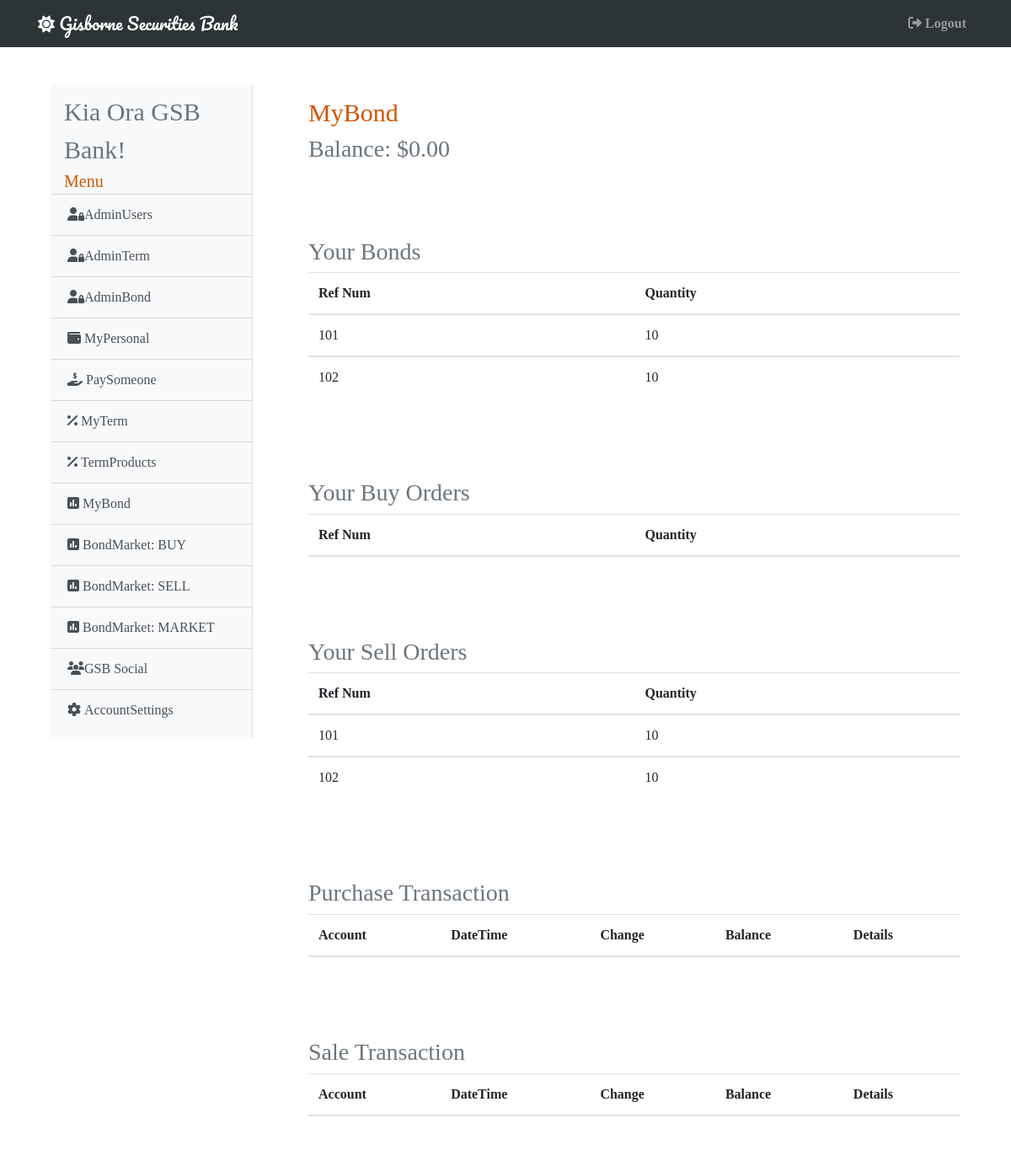
Screenshot of /mybond (signed in) with the database file from the repository.
### gsb/models.py (models this page shows, shortened)
class User(db.Model, UserMixin):
    id = db.Column(db.Integer, primary_key=True)
    username = db.Column(db.String(20), unique=True, nullable=False)
    email = db.Column(db.String(120), unique=True, nullable=False)
    password = db.Column(db.String(60), nullable=False)
    account = db.Column(db.BigInteger, unique=True, nullable=False)
    cash = db.Column(db.Numeric(20, 2), nullable=False)
    admin =  db.Column(db.Boolean, default=False, nullable=False)
    active =  db.Column(db.Boolean, default=False, nullable=False)
    market =  db.Column(db.Boolean, default=False, nullable=False)
    image = db.Column(db.Integer, default=1, nullable=False)
    inbox = db.Column(db.Integer, default=0, nullable=False)
    term = db.Column(db.Numeric(20, 2), nullable=False)
    bond = db.Column(db.Numeric(20, 2), nullable=False)
    total = db.Column(db.Numeric(20, 2), nullable=False)
    terms = db.relationship('Term', secondary="terms")
    bonds = db.relationship('Bond', secondary="bonds")
    buys = db.relationship('Bond', secondary="buys")
    sells = db.relationship('Bond', secondary="sells")
    receives = db.relationship('Receives', lazy='dynamic', backref='receiver')
    sends = db.relationship('Sends', lazy='dynamic', backref='sender')
    posts = db.relationship('Statuses', lazy='dynamic', backref='poster')
    messages = db.relationship('Messages', lazy='dynamic', backref='messager')

class Bonds(db.Model):
    __tablename__ = 'bonds'
    __table_args__ = {'extend_existing': True}
    user_id = db.Column(db.Integer, db.ForeignKey('user.id'), primary_key=True)
    bond_id = db.Column(db.Integer, db.ForeignKey('bond.id'), primary_key=True)
    quantity = db.Column(db.Integer, nullable=False)
    timestamp = db.Column(db.DateTime, nullable=False,
        default=datetime.now())
    owner = db.relationship("User", backref="bond_owner")
    bond = db.relationship("Bond", backref="bond")

class Sells(db.Model):
    __tablename__ = 'sells'
    __table_args__ = {'extend_existing': True}
    user_id = db.Column(db.Integer, db.ForeignKey('user.id'), primary_key=True)
    bond_id = db.Column(db.Integer, db.ForeignKey('bond.id'), primary_key=True)
    quantity = db.Column(db.Integer, nullable=False)
    offer = db.Column(db.Numeric(6, 2), nullable=False)
    rate = db.Column(db.Numeric(4, 2), nullable=True)
    yd = db.Column(db.Numeric(4, 4), nullable=False)
    seller = db.relationship("User", backref="seller")
    bond = db.relationship("Bond", backref="bond_sell")

### gsb/bond/routes.py (the view)
@bond.route('/mybond', methods=['GET'])
@login_required
def my_bond():
    user = current_user.id
    personal = User.query.filter_by(id=user).first_or_404()
    bonds = Bonds.query.filter_by(user_id=user).all()
    sends = Sends.query.filter_by(sender_id=user, b_transaction=True).order_by(Sends.timestamp.desc()).all()
    receives = Receives.query.filter_by(receiver_id=user, b_transaction=True).order_by(Receives.timestamp.desc()).all()
    buys = Buys.query.filter_by(user_id=user).order_by(Buys.bond_id).all()
    sells = Sells.query.filter_by(user_id=user).order_by(Sells.bond_id).all()
    if current_user.admin == True:
        sends = Sends.query.filter_by(b_transaction=True).order_by(Sends.timestamp.desc()).all()
        receives = Receives.query.filter_by(b_transaction=True).order_by(Receives.timestamp.desc()).all()
    return render_template('bonds/my_bond.html', title='MyBond', personal=personal, sends=sends, receives=receives, bonds=bonds, buys=buys, sells=sells)

### gsb/models.py (called while the page is built)
@login_manager.user_loader
def load_user(user_id):
    return User.query.get(int(user_id))

### gsb/templates/bonds/my_bond.html (shortened to what this page needs)
{% extends 'base.html' %}
{% block content %}
    <div class="card-body shadow-lg p-3 mb-5 bg-white rounded">
        <h1 style="font-size: 30px; color: #d35400;">MyBond</h1>
        <h3 class="text-muted">Balance: ${{ personal.bond }}</h3>
    </div>
    <div class="card-body shadow-lg p-3 mb-5 bg-white rounded" style="max-height: 500px; overflow: scroll;">
      <h3 class="text-muted">Your Bonds</h3>
        <table class="table">
          <thead>
            <tr>
              <th scope="col">Ref Num</th>
              <th scope="col">Quantity</th>
            </tr>
            {% for bond in bonds %}
          </thead>
          <tbody>
            <tr>
              <td scope="row">{{ bond.bond_id+100 }}</td>
              <td>{{ bond.quantity }}</td>
            </tr>
            {% endfor %}
          </tbody>
        </table>
    </div>
    <div class="card-body shadow-lg p-3 mb-5 bg-white rounded" style="max-height: 500px; overflow: scroll;">
      <h3 class="text-muted">Your Buy Orders</h3>
        <table class="table">
          <thead>
            <tr>
              <th scope="col">Ref Num</th>
              <th scope="col">Quantity</th>
            </tr>
        </table>
    </div>
    <div class="card-body shadow-lg p-3 mb-5 bg-white rounded" style="max-height: 500px; overflow: scroll;">
      <h3 class="text-muted">Your Sell Orders</h3>
        <table class="table">
          <thead>
            <tr>
              <th scope="col">Ref Num</th>
              <th scope="col">Quantity</th>
            </tr>
            {% for sell in sells %}
          </thead>
          <tbody>
            <tr>
              <td scope="row">{{ sell.bond_id+100 }}</td>
              <td>{{ sell.quantity }}</td>
            </tr>
            {% endfor %}
          </tbody>
        </table>
    </div>
    <div class="card-body shadow-lg p-3 mb-5 bg-white rounded" style="max-height: 500px; overflow: scroll;">
      <h3 class="text-muted">Purchase Transaction</h3>
        <table class="table">
          <thead>
            <tr>
              <th scope="col">Account</th>
              <th scope="col">DateTime</th>
              <th scope="col">Change</th>
              <th scope="col">Balance</th>
              <th scope="col">Details</th>
            </tr>
        </table>
    </div>
    <div class="card-body shadow-lg p-3 mb-5 bg-white rounded" style="max-height: 500px; overflow: scroll;">
      <h3 class="text-muted">Sale Transaction</h3>
        <table class="table">
          <thead>
            <tr>
              <th scope="col">Account</th>
              <th scope="col">DateTime</th>
              <th scope="col">Change</th>
              <th scope="col">Balance</th>
              <th scope="col">Details</th>
            </tr>
        </table>
    </div>
{% endblock %}

### gsb/templates/base.html (shortened to what this page needs)
<!DOCTYPE html>
<html>
<head>
    <link rel="stylesheet" href="https://maxcdn.bootstrapcdn.com/bootstrap/4.0.0/css/bootstrap.min.css">
</head>
{% if current_user.image == 1 %}
  <body style="background-image: url('https://upload.wikimedia.org/wikipedia/commons/4/4f/Gisborne_NZ_Sunrise_Waikanae_Beach.jpg');
              background-size: cover; font-family: 'Noto+Serif+SC', 'sans-serif';">
{% elif current_user.image == 2 %}
  <body style="background-image: url('https://upload.wikimedia.org/wikipedia/commons/f/fc/Gladstone_Road_in_Gisborne_02.jpg');
              background-size: cover; font-family: 'Noto+Serif+SC', 'sans-serif';">
{% elif current_user.image == 3 %}
  <body style="background-image: url('https://upload.wikimedia.org/wikipedia/commons/c/cb/Railway_Bridge_over_Turanganui_River%2C_Gisborne.jpg');
              background-size: cover; font-family: 'Noto+Serif+SC', 'sans-serif';">
{% endif %}
  <header class="site-header">
    {% if current_user.admin == True %}
      <nav class="navbar navbar-expand-md navbar-dark bg-steel fixed-top" style="max-width: vw100; background-color: #2d3436;">
    {% else %}
      <nav class="navbar navbar-expand-md navbar-dark bg-steel fixed-top" style="max-width: vw100; background-color: #d35400;">
    {% endif %}
      <div class="container">
        <a class="navbar-brand" style="font-family: 'Pacifico', 'sans-serif';" href="/"><i class="fas fa-sun"></i> Gisborne Securities Bank</a>
          <div class="navbar-nav">
            <a class="nav-item nav-link" href="{{ url_for('main.logout') }}"><b><i class="fas fa-sign-out-alt mr-1"></i>Logout</b></a>
          </div>
        </div>
    </nav>
  </header>
    <main role="main" class="container">
      <div class="row">
        <div class="col-md-3" style="padding-top: 100px; padding-left: 30px; padding-bottom: 30px;">
          <div class="bg-light border-right" id="sidebar-wrapper" style="padding-block: 10px;">
            <div class="sidebar-heading ml-3 text-muted" style="font-size: 30px;">Kia Ora {{ current_user.username }}!</div>
            <div class="sidebar-heading ml-3" style="font-size: 20px; color: #d35400;">Menu</div>
            <div class="list-group list-group-flush">
            {% if current_user.admin == True %}
              <a href="{{ url_for('admin.admin_users') }}" class="list-group-item list-group-item-action bg-light"><i class="fas fa-user-lock"></i>AdminUsers</a>
              <a href="{{ url_for('admin.admin_term') }}" class="list-group-item list-group-item-action bg-light"><i class="fas fa-user-lock"></i>AdminTerm</a>
              <a href="{{ url_for('admin.admin_bond') }}" class="list-group-item list-group-item-action bg-light"><i class="fas fa-user-lock"></i>AdminBond</a>
            {% endif %}
              <a href="{{ url_for('main.my_personal') }}" class="list-group-item list-group-item-action bg-light"><i class="fas fa-wallet mr-1"></i>MyPersonal</a>
              <a href="{{ url_for('main.pay_someone') }}" class="list-group-item list-group-item-action bg-light"><i class="fas fa-hand-holding-usd mr-1"></i>PaySomeone</a>
              <a href="{{ url_for('term.my_term')}}" class="list-group-item list-group-item-action bg-light"><i class="fas fa-percent mr-1"></i>MyTerm</a>
              <a href="{{ url_for('term.term_products') }}" class="list-group-item list-group-item-action bg-light"><i class="fas fa-percent mr-1"></i>TermProducts</a>
              <a href="{{ url_for('bond.my_bond') }}" class="list-group-item list-group-item-action bg-light"><i class="fas fa-poll mr-1"></i>MyBond</a>
              <a href="{{ url_for('bond.buy_bond') }}" class="list-group-item list-group-item-action bg-light"><i class="fas fa-poll mr-1"></i>BondMarket: BUY</a>
              <a href="{{ url_for('bond.sell_bond') }}" class="list-group-item list-group-item-action bg-light"><i class="fas fa-poll mr-1"></i>BondMarket: SELL</a>
              <a href="{{ url_for('bond.bond_market') }}" class="list-group-item list-group-item-action bg-light"><i class="fas fa-poll mr-1"></i>BondMarket: MARKET</a>
              <a href="{{ url_for('main.gsb_social')}}" class="list-group-item list-group-item-action bg-light"><i class="fas fa-users"></i>GSB Social</a>
              <a href="{{ url_for('main.account_settings') }}" class="list-group-item list-group-item-action bg-light"><i class="fas fa-cog mr-1"></i>AccountSettings</a>
            </div>
          </div>
        </div>
        <div class="col-md-9" style="padding-top: 100px; padding-left: 35px;">
          {% block content %}{% endblock %}
        </div>
        </div>
    </main>
</body>
</html>

### rows the page displays
User: username "GSB Bank", bond "0.00"
Bonds: bond.bond_id+100 "101", quantity "10"
Bonds: bond.bond_id+100 "102", quantity "10"
Sells: sell.bond_id+100 "101", quantity "10"
Sells: sell.bond_id+100 "102", quantity "10"
